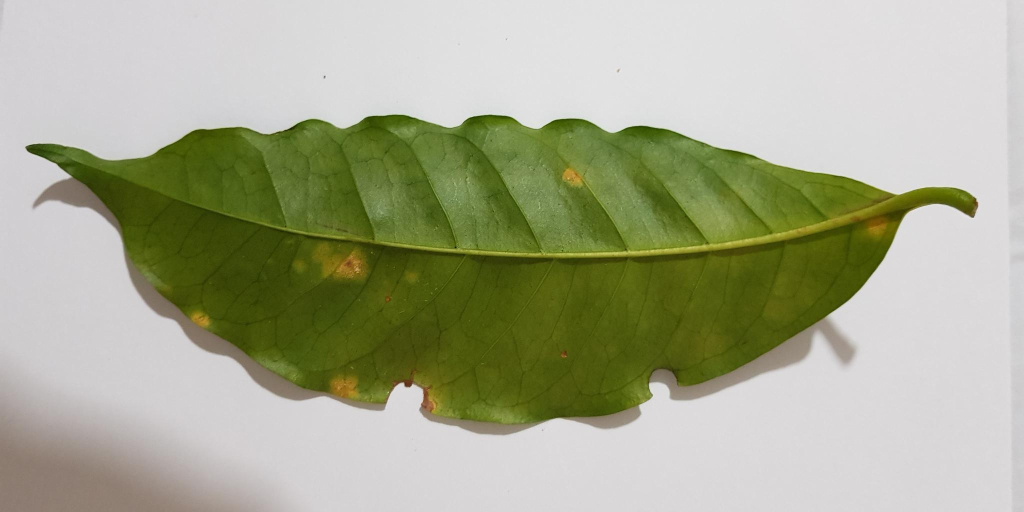
#> input picture app/mobile/src/androidTest/assets/parity/00_bracol_rust.jpg, 2048 x 1024 px (shown at 1/2 size)
$ python -i common.py   (imports and definitions only)
#> lines starting #> are read from the running program, lines starting #| are printed output that depends on the picture
#> in load_for_eval, im is the input picture: PIL image 2048x1024 RGB; mean R, G, B 167.3, 170.5, 144.3
"""Shared constants and image loading for the leaf classifier pipeline."""
from pathlib import Path

ROOT = Path(__file__).resolve().parent
DATA = ROOT / "data"
RAW = DATA / "raw"
IMAGES = DATA / "images"
MANIFEST = DATA / "manifest.csv"
RUNS = ROOT / "runs"
CONTENT_MODEL = ROOT.parent / "content" / "model"

# Order is the model's output order and must match leaf_model.json "labels".
CLASSES = ["healthy", "rust", "leaf_miner", "phoma", "cercospora", "other"]
SIZE = 224
SEED = 1234


def center_square(img):
    """Same crop the app applies before classifying (TfliteLeafClassifier.centerSquare)."""
    w, h = img.size
#> w = 2048; h = 1024
    s = min(w, h)
#> s = 1024
    left, top = (w - s) // 2, (h - s) // 2
#> left = 512; top = 0
    return img.crop((left, top, left + s, top + s))
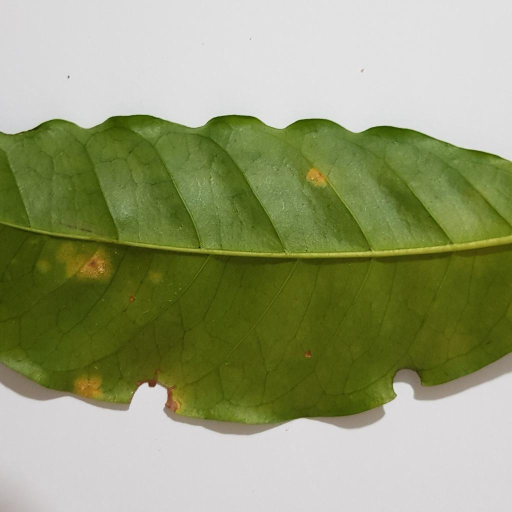
#> returned value: PIL image 1024x1024 RGB (shown at 1/2 size); mean R, G, B 149, 155.9, 116.5


def load_for_eval(path):
    """PIL path -> uint8 array (224, 224, 3), matching the app: center square, bilinear resize."""
    import numpy as np
    from PIL import Image

    with Image.open(path) as im:
        im = center_square(im.convert("RGB")).resize((SIZE, SIZE), Image.BILINEAR)
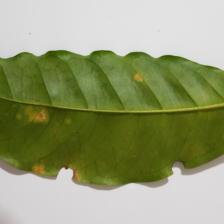
#> im: PIL image 224x224 RGB; mean R, G, B 149, 155.9, 116.5
        return np.asarray(im, dtype=np.uint8)

>>> result = load_for_eval('../app/mobile/src/androidTest/assets/parity/00_bracol_rust.jpg')

$ run again, on app/mobile/src/androidTest/assets/parity/04_bracol_phoma.jpg
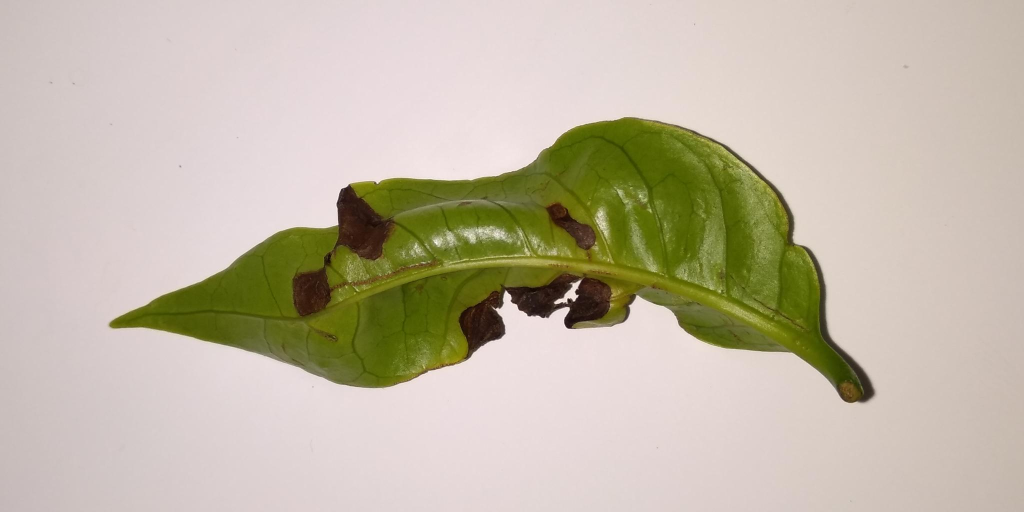
#> input picture app/mobile/src/androidTest/assets/parity/04_bracol_phoma.jpg, 2048 x 1024 px (shown at 1/2 size)
#> in load_for_eval, im is the input picture: PIL image 2048x1024 RGB; mean R, G, B 194.6, 185.4, 167.4
#> in center_square, `return img.crop((left, top, left + s, top + s))`:
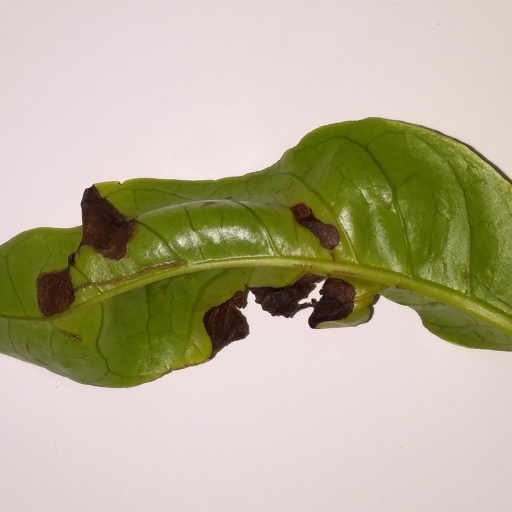
#> returned value: PIL image 1024x1024 RGB (shown at 1/2 size); mean R, G, B 183.9, 176.6, 149.8
#> in load_for_eval, `im = center_square(im.convert("RGB")).resize((SIZE, SIZE), Image.BILIN..`:
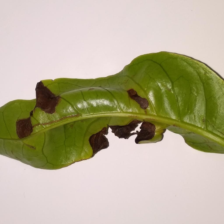
#> im: PIL image 224x224 RGB; mean R, G, B 183.9, 176.7, 149.9

$ run again, on app/mobile/src/androidTest/assets/parity/05_bracol_leaf_miner.jpg
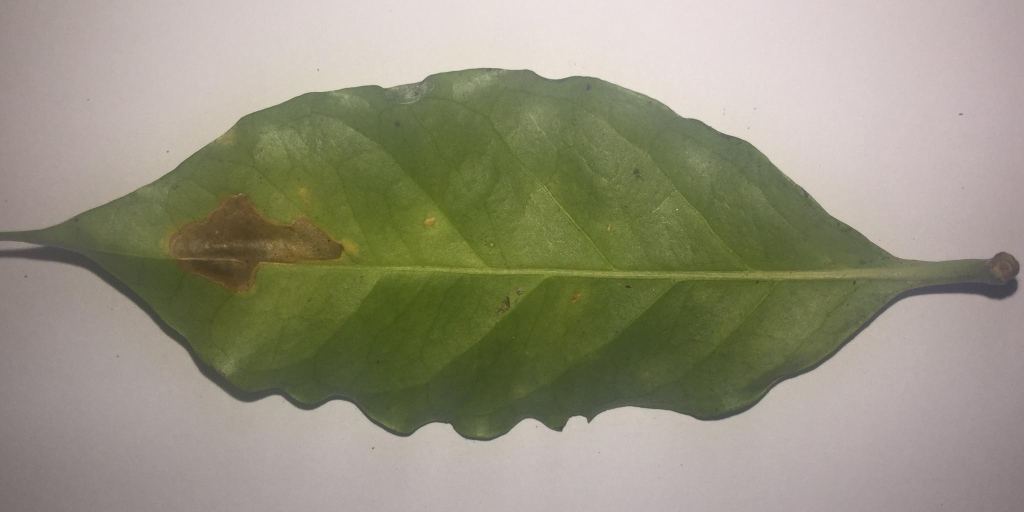
#> input picture app/mobile/src/androidTest/assets/parity/05_bracol_leaf_miner.jpg, 2048 x 1024 px (shown at 1/2 size)
#> in load_for_eval, im is the input picture: PIL image 2048x1024 RGB; mean R, G, B 148.6, 145.5, 125.2
#> in center_square, `return img.crop((left, top, left + s, top + s))`:
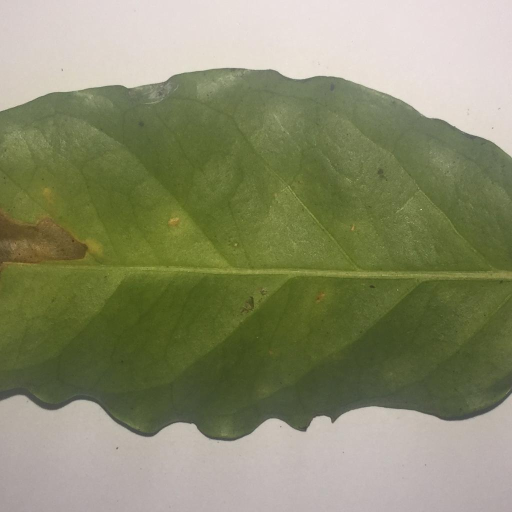
#> returned value: PIL image 1024x1024 RGB (shown at 1/2 size); mean R, G, B 136.1, 138.8, 106.5
#> in load_for_eval, `im = center_square(im.convert("RGB")).resize((SIZE, SIZE), Image.BILIN..`:
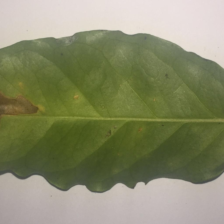
#> im: PIL image 224x224 RGB; mean R, G, B 136.1, 138.8, 106.5
